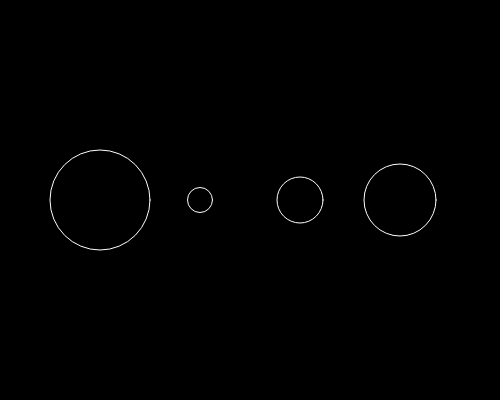
Frame 1 (no input)
Frame 60 (no input): identical to frame 1, image omitted
Frame 120 (the mouse pressed at the canvas centre since frame 60): identical to frame 1, image omitted

The p5.js sketch that drew this single still picture (run headless with seeded random() and noise() and a simulated clock; from frame 60 on, the mouse is pressed at the canvas centre):

// p5.js sketch
// ── sketch.js
let nums = [100, 25, 46, 72];

function setup() {
  createCanvas(500, 400);
}

function draw() {
  background(0);
  
  stroke(255);
  noFill();
  for(let i=0; i<nums.length; i++){
    ellipse(i*100 + 100, 200, nums[i], nums[i]);
  }
}
